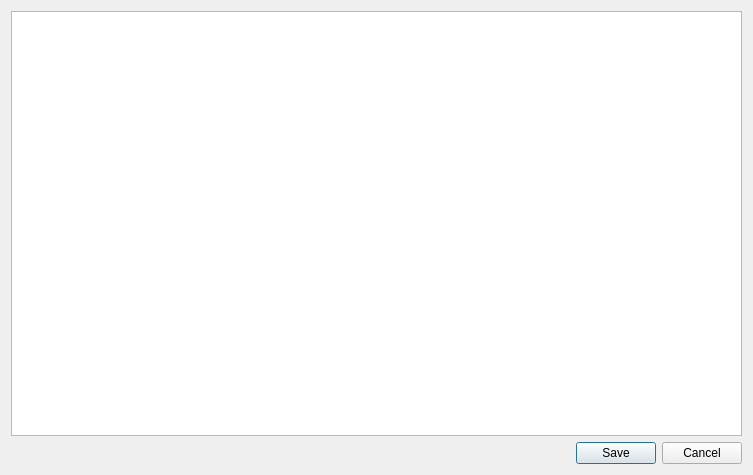
<?xml version="1.0" encoding="UTF-8"?>
<ui version="4.0">
 <class>Dialog</class>
 <widget class="QDialog" name="Dialog">
  <property name="geometry">
   <rect>
    <x>0</x>
    <y>0</y>
    <width>753</width>
    <height>475</height>
   </rect>
  </property>
  <property name="windowTitle">
   <string>Dialog</string>
  </property>
  <layout class="QVBoxLayout" name="verticalLayout">
   <item>
    <widget class="QPlainTextEdit" name="text">
     <property name="font">
      <font>
       <family>Courier 10 Pitch</family>
      </font>
     </property>
     <property name="plainText">
      <string/>
     </property>
    </widget>
   </item>
   <item>
    <widget class="QDialogButtonBox" name="buttonBox">
     <property name="orientation">
      <enum>Qt::Horizontal</enum>
     </property>
     <property name="standardButtons">
      <set>QDialogButtonBox::Cancel|QDialogButtonBox::Save</set>
     </property>
    </widget>
   </item>
  </layout>
 </widget>
 <resources/>
 <connections>
  <connection>
   <sender>buttonBox</sender>
   <signal>accepted()</signal>
   <receiver>Dialog</receiver>
   <slot>accept()</slot>
   <hints>
    <hint type="sourcelabel">
     <x>248</x>
     <y>254</y>
    </hint>
    <hint type="destinationlabel">
     <x>157</x>
     <y>274</y>
    </hint>
   </hints>
  </connection>
  <connection>
   <sender>buttonBox</sender>
   <signal>rejected()</signal>
   <receiver>Dialog</receiver>
   <slot>reject()</slot>
   <hints>
    <hint type="sourcelabel">
     <x>316</x>
     <y>260</y>
    </hint>
    <hint type="destinationlabel">
     <x>286</x>
     <y>274</y>
    </hint>
   </hints>
  </connection>
 </connections>
</ui>
